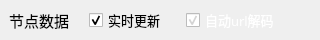
        <widget class="QWidget" name="horizontalWidget_1_2_4_r" native="true">
         <property name="minimumSize">
          <size>
           <width>0</width>
           <height>40</height>
          </size>
         </property>
         <property name="maximumSize">
          <size>
           <width>16777215</width>
           <height>40</height>
          </size>
         </property>
         <layout class="QHBoxLayout" name="horizontalLayout_10">
          <property name="spacing">
           <number>20</number>
          </property>
          <property name="leftMargin">
           <number>9</number>
          </property>
          <property name="topMargin">
           <number>0</number>
          </property>
          <property name="rightMargin">
           <number>0</number>
          </property>
          <property name="bottomMargin">
           <number>0</number>
          </property>
          <item>
           <widget class="QLabel" name="label_data">
            <property name="maximumSize">
             <size>
              <width>70</width>
              <height>77</height>
             </size>
            </property>
            <property name="font">
             <font>
              <family>OPPOSans B</family>
              <pointsize>11</pointsize>
              <stylestrategy>PreferAntialias</stylestrategy>
             </font>
            </property>
            <property name="text">
             <string>节点数据</string>
            </property>
           </widget>
          </item>
          <item>
           <widget class="QCheckBox" name="checkBox_auto">
            <property name="font">
             <font>
              <family>OPPOSans B</family>
              <pointsize>10</pointsize>
              <stylestrategy>PreferAntialias</stylestrategy>
             </font>
            </property>
            <property name="toolTip">
             <string>勾选后，当前选中节点会实时更新，如果您不希望当前选中节点实时刷新，可以取消勾选</string>
            </property>
            <property name="styleSheet">
             <string notr="true">QToolTip {
color: rgb(255, 255, 255);
background-color: rgb(108, 117, 125, 65);
border-radius: 2px;
}</string>
            </property>
            <property name="text">
             <string>实时更新</string>
            </property>
            <property name="checked">
             <bool>true</bool>
            </property>
           </widget>
          </item>
          <item>
           <widget class="QCheckBox" name="checkBox_auto_url">
            <property name="font">
             <font>
              <family>OPPOSans B</family>
              <pointsize>10</pointsize>
              <stylestrategy>PreferAntialias</stylestrategy>
             </font>
            </property>
            <property name="styleSheet">
             <string notr="true">color: rgb(255, 255, 255);</string>
            </property>
            <property name="text">
             <string>自动url解码</string>
            </property>
            <property name="checked">
             <bool>true</bool>
            </property>
           </widget>
          </item>
          <item>
           <spacer name="horizontalSpacer_7">
            <property name="orientation">
             <enum>Qt::Horizontal</enum>
            </property>
            <property name="sizeHint" stdset="0">
             <size>
              <width>40</width>
              <height>20</height>
             </size>
            </property>
           </spacer>
          </item>
         </layout>
        </widget>
